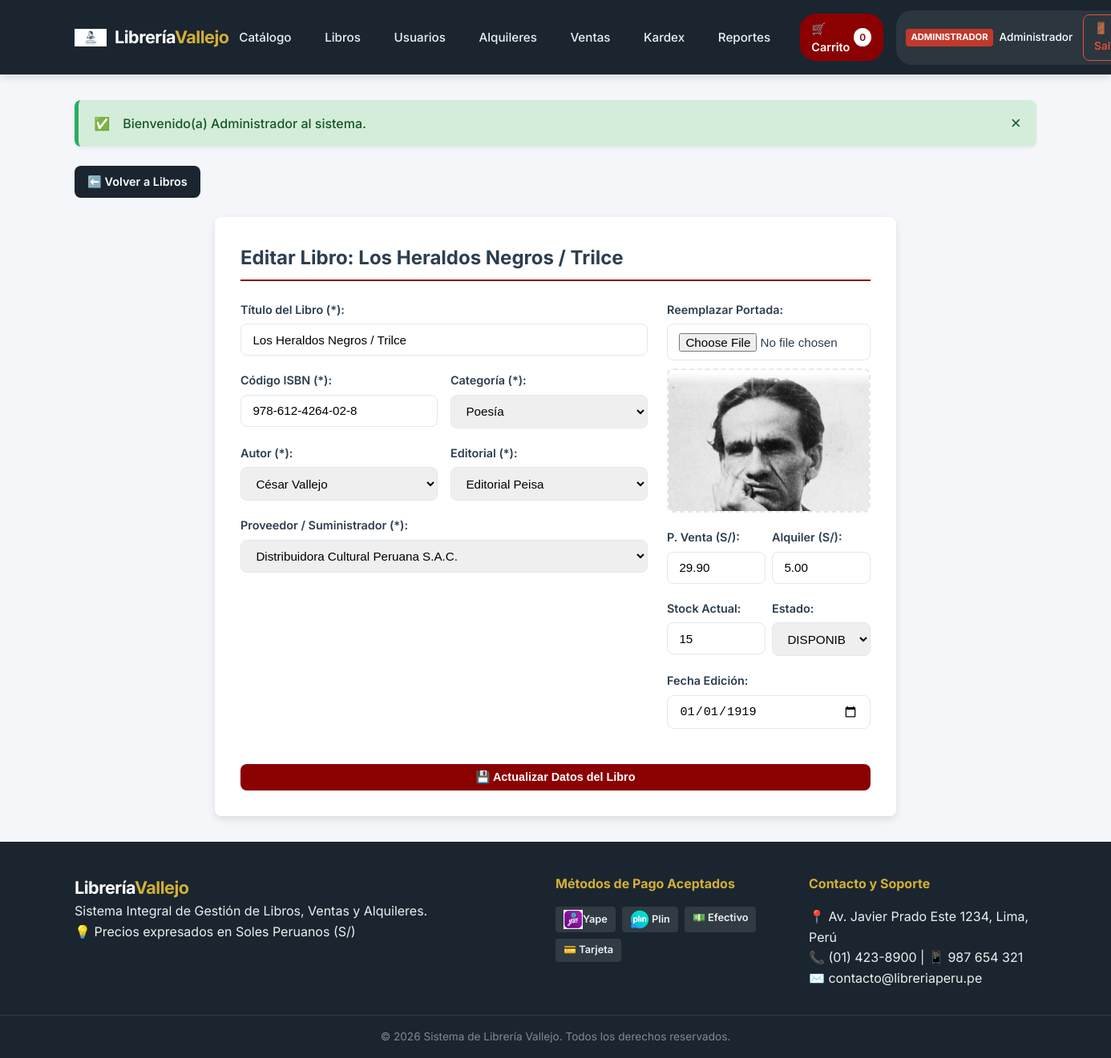
The app's page /modulos/libros/editar.php?id=2 (signed in) with its own data.
### tables this page shows
CREATE TABLE `libros` (
  `id_libro` int(11) NOT NULL,
  `id_categoria` int(11) NOT NULL,
  `id_autor` int(11) NOT NULL,
  `id_editorial` int(11) NOT NULL,
  `id_proveedor` int(11) NOT NULL,
  `titulo` varchar(200) NOT NULL,
  `isbn` varchar(30) NOT NULL,
  `precio_venta` decimal(10,2) NOT NULL DEFAULT '0.00',
  `precio_alquiler` decimal(10,2) NOT NULL DEFAULT '0.00',
  `stock` int(11) NOT NULL DEFAULT '0',
  `portada` varchar(255) DEFAULT 'img/no-cover.png.jpg',
  `fecha_publicacion` date DEFAULT NULL,
  `estado` enum('DISPONIBLE','AGOTADO','DESCONTINUADO') NOT NULL DEFAULT 'DISPONIBLE'
);

CREATE TABLE `categorias` (
  `id_categoria` int(11) NOT NULL,
  `nombre` varchar(100) NOT NULL,
  `descripcion` text
);

CREATE TABLE `autores` (
  `id_autor` int(11) NOT NULL,
  `nombre` varchar(120) NOT NULL,
  `nacionalidad` varchar(80) DEFAULT 'Peruana'
);

CREATE TABLE `editoriales` (
  `id_editorial` int(11) NOT NULL,
  `nombre` varchar(120) NOT NULL,
  `contacto` varchar(100) DEFAULT NULL
);

CREATE TABLE `proveedores` (
  `id_proveedor` int(11) NOT NULL,
  `ruc_dni` varchar(20) NOT NULL,
  `razon_social` varchar(150) NOT NULL,
  `contacto` varchar(100) DEFAULT NULL,
  `telefono` varchar(20) DEFAULT NULL,
  `email` varchar(120) DEFAULT NULL,
  `direccion` varchar(255) DEFAULT NULL
);

### modulos/libros/editar.php (the view, shortened to what this page needs)
<?php
require_once __DIR__ . '/../../config/conexion.php';
$id_libro = isset($_GET['id']) ? intval($_GET['id']) : 0;
$res_lib = mysqli_query($conexion, "SELECT * FROM libros WHERE id_libro = $id_libro LIMIT 1");
$libro = mysqli_fetch_assoc($res_lib);
$categorias = mysqli_query($conexion, "SELECT * FROM categorias ORDER BY nombre ASC");
$autores = mysqli_query($conexion, "SELECT * FROM autores ORDER BY nombre ASC");
$editoriales = mysqli_query($conexion, "SELECT * FROM editoriales ORDER BY nombre ASC");
$proveedores = mysqli_query($conexion, "SELECT * FROM proveedores ORDER BY razon_social ASC");
include_once __DIR__ . '/../../includes/header.php';
?>
<div style="margin-bottom: 1.5rem;">
    <a href="<?php echo BASE_URL; ?>modulos/libros/index.php" class="btn btn-secondary">⬅️ Volver a Libros</a>
</div>
<div class="form-card" style="max-width: 850px;">
    <h2 style="margin-bottom: 1.5rem; border-bottom: 2px solid var(--primary); padding-bottom: 0.5rem;">Editar Libro: <?php echo htmlspecialchars($libro['titulo']); ?></h2>
    <form action="<?php echo htmlspecialchars($_SERVER['PHP_SELF']) . '?id=' . $id_libro; ?>" method="POST" enctype="multipart/form-data">
        <div style="display: grid; grid-template-columns: 2fr 1fr; gap: 1.5rem;">
            <div>
                <div class="form-group">
                    <label for="titulo">Título del Libro (*):</label>
                    <input type="text" name="titulo" id="titulo" class="form-control" value="<?php echo htmlspecialchars($libro['titulo']); ?>" required>
                </div>
                <div style="display: grid; grid-template-columns: 1fr 1fr; gap: 1rem;">
                    <div class="form-group">
                        <label for="isbn">Código ISBN (*):</label>
                        <input type="text" name="isbn" id="isbn" class="form-control" value="<?php echo htmlspecialchars($libro['isbn']); ?>" required>
                    </div>
                    <div class="form-group">
                        <label for="id_categoria">Categoría (*):</label>
                        <select name="id_categoria" id="id_categoria" class="form-control" required>
                            <?php while ($c = mysqli_fetch_assoc($categorias)): ?>
                                <option value="<?php echo $c['id_categoria']; ?>" <?php echo (int)$libro['id_categoria'] === (int)$c['id_categoria'] ? 'selected' : ''; ?>>
                                    <?php echo htmlspecialchars($c['nombre']); ?>
                                </option>
                            <?php endwhile; ?>
                        </select>
                    </div>
                </div>
                <div style="display: grid; grid-template-columns: 1fr 1fr; gap: 1rem;">
                    <div class="form-group">
                        <label for="id_autor">Autor (*):</label>
                        <select name="id_autor" id="id_autor" class="form-control" required>
                            <?php while ($a = mysqli_fetch_assoc($autores)): ?>
                                <option value="<?php echo $a['id_autor']; ?>" <?php echo (int)$libro['id_autor'] === (int)$a['id_autor'] ? 'selected' : ''; ?>>
                                    <?php echo htmlspecialchars($a['nombre']); ?>
                                </option>
                            <?php endwhile; ?>
                        </select>
                    </div>
                    <div class="form-group">
                        <label for="id_editorial">Editorial (*):</label>
                        <select name="id_editorial" id="id_editorial" class="form-control" required>
                            <?php while ($e = mysqli_fetch_assoc($editoriales)): ?>
                                <option value="<?php echo $e['id_editorial']; ?>" <?php echo (int)$libro['id_editorial'] === (int)$e['id_editorial'] ? 'selected' : ''; ?>>
                                    <?php echo htmlspecialchars($e['nombre']); ?>
                                </option>
                            <?php endwhile; ?>
                        </select>
                    </div>
                </div>
                <div class="form-group">
                    <label for="id_proveedor">Proveedor / Suministrador (*):</label>
                    <select name="id_proveedor" id="id_proveedor" class="form-control" required>
                        <?php while ($p = mysqli_fetch_assoc($proveedores)): ?>
                            <option value="<?php echo $p['id_proveedor']; ?>" <?php echo (int)$libro['id_proveedor'] === (int)$p['id_proveedor'] ? 'selected' : ''; ?>>
                                <?php echo htmlspecialchars($p['razon_social']); ?>
                            </option>
                        <?php endwhile; ?>
                    </select>
                </div>
            </div>
            <div>
                <div class="form-group">
                    <label>Reemplazar Portada:</label>
                    <input type="file" name="portada" id="input-portada" class="form-control" accept="image/*">
                    <div class="preview-container" style="margin-top: 10px; width: 100%; height: 180px;">
                        <img src="<?php echo BASE_URL . htmlspecialchars($libro['portada']); ?>" id="img-preview" class="img-preview" alt="Portada actual" onerror="this.src='<?php echo BASE_URL; ?>img/no-cover.png'">
                    </div>
                </div>
                <div style="display: grid; grid-template-columns: 1fr 1fr; gap: 0.5rem;">
                    <div class="form-group">
                        <label for="precio_venta">P. Venta (S/):</label>
                        <input type="number" step="0.10" name="precio_venta" id="precio_venta" class="form-control" value="<?php echo $libro['precio_venta']; ?>" required>
                    </div>
                    <div class="form-group">
                        <label for="precio_alquiler">Alquiler (S/):</label>
                        <input type="number" step="0.10" name="precio_alquiler" id="precio_alquiler" class="form-control" value="<?php echo $libro['precio_alquiler']; ?>" required>
                    </div>
                </div>
                <div style="display: grid; grid-template-columns: 1fr 1fr; gap: 0.5rem;">
                    <div class="form-group">
                        <label for="stock">Stock Actual:</label>
                        <input type="number" name="stock" id="stock" class="form-control" value="<?php echo $libro['stock']; ?>" min="0" required>
                    </div>
                    <div class="form-group">
                        <label for="estado">Estado:</label>
                        <select name="estado" id="estado" class="form-control">
                            <option value="DISPONIBLE" <?php echo $libro['estado'] === 'DISPONIBLE' ? 'selected' : ''; ?>>DISPONIBLE</option>
                        </select>
                    </div>
                </div>
                <div class="form-group">
                    <label for="fecha_publicacion">Fecha Edición:</label>
                    <input type="date" name="fecha_publicacion" id="fecha_publicacion" class="form-control" value="<?php echo $libro['fecha_publicacion']; ?>">
                </div>
            </div>
        </div>
        <button type="submit" class="btn btn-primary btn-block" style="margin-top: 1.5rem;">💾 Actualizar Datos del Libro</button>
    </form>
</div>
<?php include_once __DIR__ . '/../../includes/footer.php'; ?>

### public/assets/css/style.css (style rules this page uses)
:root { --primary: #8b0000; --primary-hover: #660000; --secondary: #1a252f; --accent: #d4af37; --bg-light: #f4f6f9; --bg-card: #ffffff; --text-dark: #2c3e50; --text-muted: #7f8c8d; --border-color: #e2e8f0; --success: #27ae60; --danger: #e74c3c; --warning: #f39c12; --info: #2980b9; --shadow-sm: 0 2px 4px rgba(0,0,0,0.05); --shadow-md: 0 4px 10px rgba(0,0,0,0.1); --radius: 8px; --transition: all 0.25s ease-in-out; }
* { margin: 0; padding: 0; box-sizing: border-box; }
body { font-family: 'Inter', -apple-system, BlinkMacSystemFont, "Segoe UI", Roboto, sans-serif; background-color: var(--bg-light); color: var(--text-dark); line-height: 1.6; display: flex; flex-direction: column; min-height: 100vh; }
.btn { display: inline-block; padding: 0.5rem 1rem; font-size: 0.9rem; font-weight: 600; text-align: center; border: none; border-radius: var(--radius); cursor: pointer; text-decoration: none; transition: var(--transition); }
.btn-primary { background-color: var(--primary); color: #fff; }
.btn-secondary { background-color: var(--secondary); color: #fff; }
.btn-block { width: 100%; display: block; }
.form-card { background-color: var(--bg-card); padding: 2rem; border-radius: var(--radius); box-shadow: var(--shadow-md); max-width: 650px; margin: 0 auto; }
.form-group { margin-bottom: 1.2rem; }
.form-group label { display: block; font-weight: 600; margin-bottom: 0.4rem; font-size: 0.9rem; }
.form-control { width: 100%; padding: 0.65rem 0.9rem; border: 1px solid var(--border-color); border-radius: var(--radius); font-size: 0.95rem; transition: var(--transition); }
.preview-container { margin-top: 10px; width: 120px; height: 160px; border: 2px dashed var(--border-color); border-radius: var(--radius); overflow: hidden; display: flex; align-items: center; justify-content: center; }
.img-preview { width: 100%; height: 100%; object-fit: cover; }

### records on screen
libros: titulo "Los Heraldos Negros / Trilce", isbn "978-612-4264-02-8", id_categoria "Poesía", id_autor "César Vallejo", id_editorial "Editorial Peisa", id_proveedor "Distribuidora Cultural Peruana S.A.C.", portada (picture), precio_venta "29.90", precio_alquiler "5.00", stock "15", estado "DISPONIBLE", fecha_publicacion "01/01/1919"

### other values on screen
$cant_carrito "0"
$usuario_actual['rol'] "ADMINISTRADOR"
$usuario_actual['nombre'] "Administrador"
$mensaje "Bienvenido(a) Administrador al sistema."
